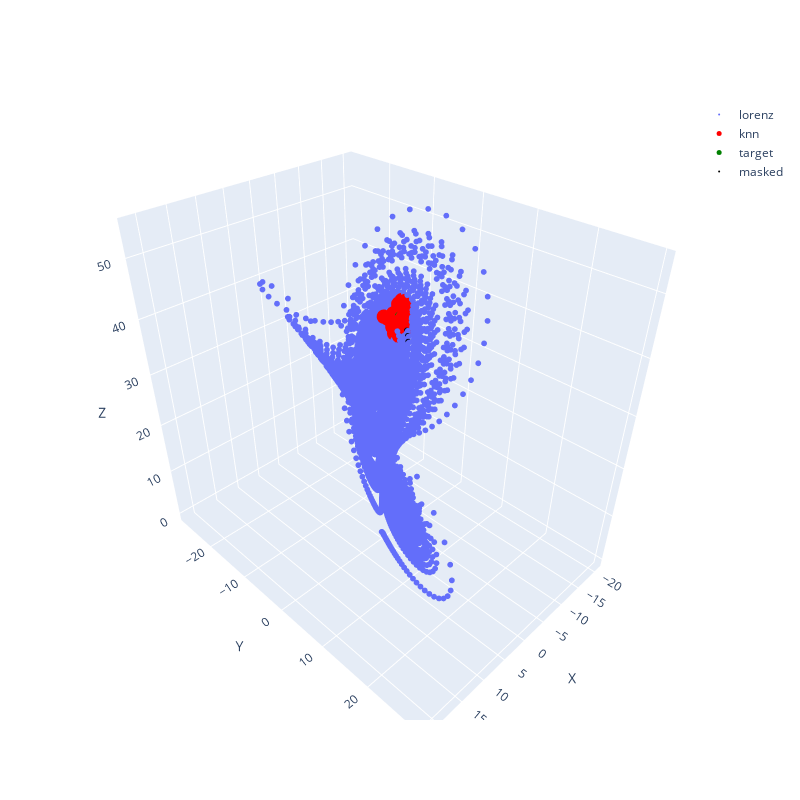

Write notebook code for a chart like this one.
### Code cell
r, x = generate.lorenz(sigma, rho, beta, X0, dt, t_max)

x = Tensor(x, dtype=dtypes.float32)
index = 300
k = 100
exclusion_radius = 5

D = pairwise_distance(x).numpy()
N = D.shape[0]
mask = np.ones(N, dtype=bool)
mask[index] = False
mask[max(0, index - exclusion_radius) : min(N, index + exclusion_radius + 1)] = False

indices_masked, _ = topk(D[index][mask], k, largest=False)
indices = np.arange(N)[mask][indices_masked]

layout = go.Layout(
    scene=dict(xaxis=dict(title="X"), yaxis=dict(title="Y"), zaxis=dict(title="Z")),
    width=800,
    height=800,
)

x = x.numpy()

data = [
    go.Scatter3d(
        name="lorenz",
        x=x[:, 0],
        y=x[:, 1],
        z=x[:, 2],
        mode="markers",
        marker=dict(size=2),
    ),
    go.Scatter3d(
        name="knn",
        x=x[indices][:, 0],
        y=x[indices][:, 1],
        z=x[indices][:, 2],
        mode="markers",
        marker=dict(size=5, color="red"),
    ),
    go.Scatter3d(
        name="target",
        x=[x[index][0]],
        y=[x[index][1]],
        z=[x[index][2]],
        mode="markers",
        marker=dict(size=5, color="green"),
    ),
    go.Scatter3d(
        name="masked",
        x=x[~mask][:, 0],
        y=x[~mask][:, 1],
        z=x[~mask][:, 2],
        mode="markers",
        marker=dict(size=2, color="black"),
    ),
]

fig = go.Figure(data=data, layout=layout)
fig.show()

### Figure 1 — Plotly figure (JSON) as saved in the notebook; plotly's stock layout.template omitted (floating-point values rounded to 4 significant figures; data arrays with more than 128 entries replaced by an {"elided": "..."} marker saying what was removed)
{"data": [{"marker": {"size": 2}, "mode": "markers", "name": "lorenz", "type": "scatter3d", "x": {"elided": "10000 float values"}, "y": {"elided": "10000 float values"}, "z": {"elided": "10000 float values"}}, {"marker": {"color": "red", "size": 5}, "mode": "markers", "name": "knn", "type": "scatter3d", "x": [-11.73, -11.6, -11.37, -11.77, -12.01, -12.15, -11.23, -11.59, -11.26, -11.14, -12.11, -12.18, -10.93, -12.31, -12.59, -11.28, -10.83, -12.1, -12.55, -10.93, -12.04, -11.23, -12.65, -12.33, -10.89, -12.35, -11.0, -9.918, -12.46, -12.49, -12.78, -11.64, -11.89, -9.722, -11.77, -11.56, -12.81, -11.31, -11.58, -10.85, -11.53, -11.17, -12.74, -12.21, -10.64, -10.54, -11.07, -10.76, -11.76, -10.9, -12.94, -11.9, -10.87, -10.04, -10.5, -12.97, -10.73, -11.47, -10.62, -11.19, -11.16, -12.99, -10.5, -9.462, -10.57, -10.38, -10.54, -12.87, -11.44, -10.43, -11.35, -13.04, -11.57, -12.32, -10.4, -12.37, -12.55, -13.18, -10.25, -11.82, -11.77, -13.08, -11.6, -13.16, -13.21, -11.41, -11.44, -12.13, -12.62, -11.16, -11.03, -10.08, -10.2, -10.12, -10.17, -10.95, -10.71, -13.34, -10.11, -10.08], "y": [-6.975, -6.941, -6.897, -7.822, -7.936, -8.007, -7.16, -8.011, -5.983, -5.987, -6.608, -6.721, -6.011, -6.847, -7.815, -7.804, -6.341, -8.766, -7.486, -7.03, -6.263, -7.775, -7.938, -6.693, -7.014, -8.947, -7.454, -7.956, -6.848, -9.055, -8.096, -5.557, -8.874, -7.127, -5.648, -5.457, -7.965, -8.198, -8.596, -7.291, -8.554, -8.011, -7.425, -6.127, -6.732, -6.287, -7.911, -7.209, -5.476, -7.577, -8.148, -5.598, -7.541, -8.809, -6.285, -8.74, -5.054, -5.106, -5.093, -8.278, -8.238, -9.044, -6.597, -6.337, -6.895, -5.571, -6.863, -7.316, -8.742, -5.183, -8.626, -9.173, -8.95, -5.96, -6.533, -9.704, -6.29, -8.758, -6.047, -9.385, -9.331, -7.69, -4.9, -9.36, -9.255, -8.941, -8.984, -9.729, -9.949, -4.529, -4.473, -9.671, -6.247, -5.592, -6.219, -4.387, -7.851, -8.712, -5.941, -5.602], "z": [35.86, 35.63, 35.18, 35.2, 35.62, 35.84, 34.65, 34.65, 35.72, 35.48, 36.96, 37.01, 35.03, 37.18, 36.96, 34.18, 34.53, 35.07, 37.14, 34.14, 37.09, 34.09, 36.99, 37.33, 34.05, 35.46, 33.88, 35.55, 37.48, 35.66, 37.14, 36.84, 34.51, 35.39, 37.03, 36.78, 37.3, 33.86, 34.09, 33.72, 34.01, 33.73, 37.6, 37.54, 33.8, 34.0, 33.63, 33.61, 37.16, 33.56, 37.42, 37.33, 33.54, 35.62, 33.91, 37.0, 35.44, 36.86, 35.2, 33.52, 33.51, 36.77, 33.62, 35.14, 33.49, 34.3, 33.46, 37.97, 33.63, 34.75, 33.54, 36.77, 33.72, 37.9, 33.49, 34.8, 38.1, 37.45, 33.62, 33.88, 33.81, 38.11, 37.29, 36.89, 37.07, 33.38, 33.39, 34.24, 35.15, 36.71, 36.5, 35.59, 33.32, 33.76, 33.29, 36.43, 32.88, 37.81, 33.41, 33.66]}, {"marker": {"color": "green", "size": 5}, "mode": "markers", "name": "target", "type": "scatter3d", "x": [-11.74], "y": [-7.214], "z": [35.67]}, {"marker": {"color": "black", "size": 2}, "mode": "markers", "name": "masked", "type": "scatter3d", "x": [-12.95, -12.86, -12.7, -12.45, -12.13, -11.74, -11.29, -10.78, -10.24, -9.661, -9.067], "y": [-12.07, -11.19, -10.24, -9.237, -8.221, -7.214, -6.241, -5.325, -4.482, -3.725, -3.062], "z": [33.88, 34.54, 35.05, 35.42, 35.62, 35.67, 35.57, 35.32, 34.96, 34.48, 33.92]}], "layout": {"height": 800, "scene": {"xaxis": {"title": {"text": "X"}}, "yaxis": {"title": {"text": "Y"}}, "zaxis": {"title": {"text": "Z"}}}, "width": 800}}
